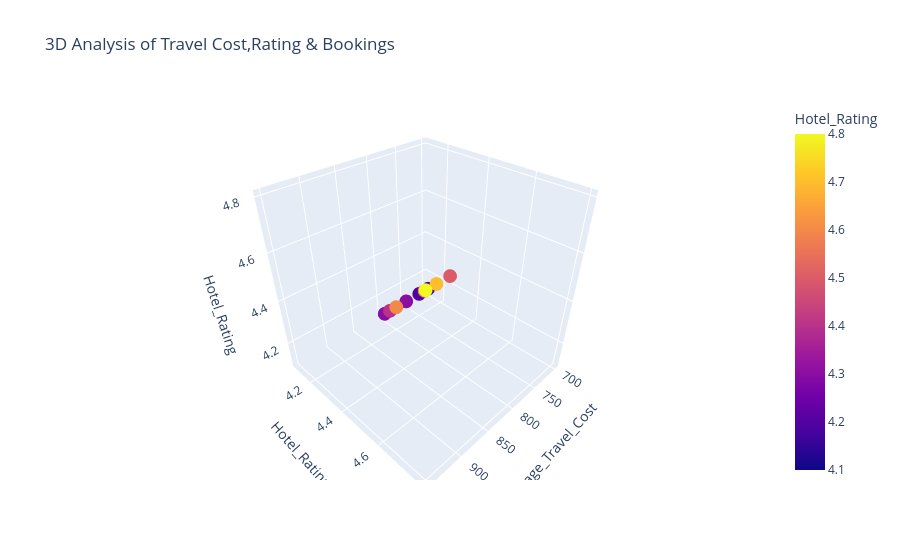

Notebook source saved alongside this figure:
### Markdown cell above
## **3D Plot*:*
## **Concept**
A 3D plot provides a multi-dimensional view of relationships.
## Travel cost vs Hotel rating & bookings

### Code cell
fig = px.scatter_3d(df,x='Average_Travel_Cost',y='Hotel_Rating',z='Hotel_Rating',title="3D Analysis of Travel Cost,Rating & Bookings",color="Hotel_Rating")
fig.show()

### Figure 1 — Plotly figure (JSON) as saved in the notebook; plotly's stock layout.template omitted (floating-point values rounded to 4 significant figures)
{"data": [{"hovertemplate": "Average_Travel_Cost=%{x}<br>Hotel_Rating=%{marker.color}<extra></extra>", "legendgroup": "", "marker": {"color": [4.5, 4.2, 4.7, 4.3, 4.1, 4.8, 4.6, 4.4, 4.5, 4.2, 4.3, 4.6], "coloraxis": "coloraxis", "symbol": "circle"}, "mode": "markers", "name": "", "scene": "scene", "showlegend": false, "type": "scatter3d", "x": [800, 750, 900, 850, 700, 950, 920, 870, 890, 730, 810, 880], "y": [4.5, 4.2, 4.7, 4.3, 4.1, 4.8, 4.6, 4.4, 4.5, 4.2, 4.3, 4.6], "z": [4.5, 4.2, 4.7, 4.3, 4.1, 4.8, 4.6, 4.4, 4.5, 4.2, 4.3, 4.6]}], "layout": {"coloraxis": {"colorbar": {"title": {"text": "Hotel_Rating"}}, "colorscale": [[0, "#0d0887"], [0.1111, "#46039f"], [0.2222, "#7201a8"], [0.3333, "#9c179e"], [0.4444, "#bd3786"], [0.5556, "#d8576b"], [0.6667, "#ed7953"], [0.7778, "#fb9f3a"], [0.8889, "#fdca26"], [1, "#f0f921"]]}, "legend": {"tracegroupgap": 0}, "scene": {"domain": {"x": [0, 1], "y": [0, 1]}, "xaxis": {"title": {"text": "Average_Travel_Cost"}}, "yaxis": {"title": {"text": "Hotel_Rating"}}, "zaxis": {"title": {"text": "Hotel_Rating"}}}, "title": {"text": "3D Analysis of Travel Cost,Rating & Bookings"}}}
